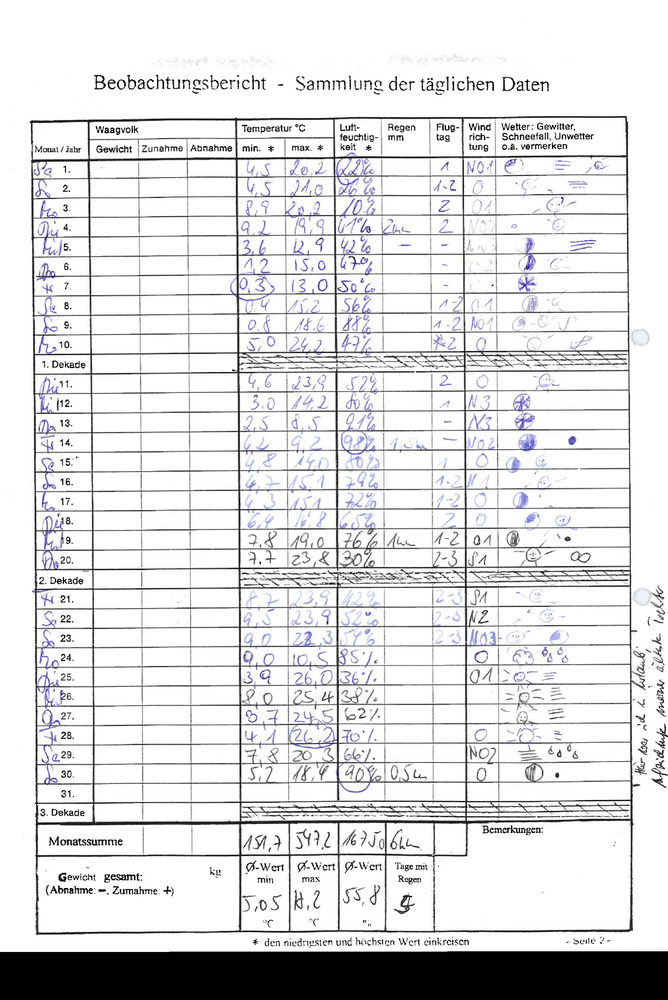
#> input picture data/results/transformedQuality/Sample_Niedersachsen-1-1_transformed.png, 668 x 1000 px, shrunk from 1975 x 2957 before the run; its folder holds only this picture in this run
$ python preprocessing.py
#> lines starting #> are read from the running program, lines starting #| are printed output that depends on the picture
import cv2
import glob


# import all image files with the .png extension
def load_images():
    images = glob.glob("examples/transformedQuality/*.png")
    image_data = []
    for img in images:
        this_image = cv2.imread(img, 1)
#> this_image is the input picture: shape (1000, 668, 3); mean B, G, R 223.6, 222.1, 222.3
        image_data.append(this_image)
    return image_data


# calculate average from the input set of images
# returns image
def calculate_average_img(image_data):
    avg_image = image_data[0]
    for i in range(len(image_data)):
        if i == 0:
            pass
        else:
            alpha = 1.0 / (i + 1)
            beta = 1.0 - alpha
            avg_image = cv2.addWeighted(image_data[i], alpha, avg_image, beta, 0.0)
    return avg_image


# calculate average from the input set of images in grayscale
# returns image
def calculate_average_img_grayscale(image_data):
    avg_image = cv2.cvtColor(image_data[0], cv2.COLOR_BGR2GRAY)
    for i in range(len(image_data)):
        if i == 0:
            pass
        else:
            alpha = 1.0 / (i + 1)
            beta = 1.0 - alpha
            avg_image = cv2.addWeighted(cv2.cvtColor(image_data[i], cv2.COLOR_BGR2GRAY), alpha, avg_image, beta, 0.0)
    return avg_image


def calculate_bitwise_or(image_data):
    bitwise_or = cv2.cvtColor(img_data[0], cv2.COLOR_BGR2GRAY)
    for i in range(len(image_data)):
        if i == 0:
            pass
        else:
            grey = cv2.cvtColor(image_data[i], cv2.COLOR_BGR2GRAY)
            blur = cv2.GaussianBlur(grey, (15, 15), 2)
            bitwise_or = cv2.bitwise_or(bitwise_or, blur)
    return bitwise_or


# subtract one image from another
def subtract_images(img1, img2):
    if img1.shape != img2.shape:
        return 0
    return img1 - img2


img_data = load_images()
#> img_data = 1 item
#cv2.imwrite('out/extracting_template_out/average_img.png', calculate_average_img(img_data))
#cv2.imwrite('out/extracting_template_out/average_gray_img.png', calculate_average_img_grayscale(img_data))


"""
gray1 = cv2.cvtColor(img_data[0], cv2.COLOR_BGR2GRAY)
gray2 = cv2.cvtColor(img_data[1], cv2.COLOR_BGR2GRAY)
"""

"""
#subtraction on images
subtr_img = subtract_images(gray1, gray2)
cv2.imshow('Original image 1',img_data[0])
cv2.imshow('Original image 2',img_data[1])
cv2.imshow('subtracted image', subtr_img)
"""

"""
#bitwise operation on gray images
bitwiseAnd = cv2.bitwise_and(gray1, gray2)
bitwiseOr = cv2.bitwise_or(gray1, gray2)
bitwiseXor = cv2.bitwise_xor(gray1, gray2)

cv2.imshow('bitwise And image', bitwiseAnd)
cv2.imshow('bitwise Or image', bitwiseOr)
cv2.imshow('bitwise Xor image', bitwiseXor)
"""
grayAverageImage = calculate_average_img_grayscale(img_data)
#> in calculate_average_img_grayscale, `avg_image = cv2.cvtColor(image_data[0], cv2.COLOR_BGR2GRAY)`:
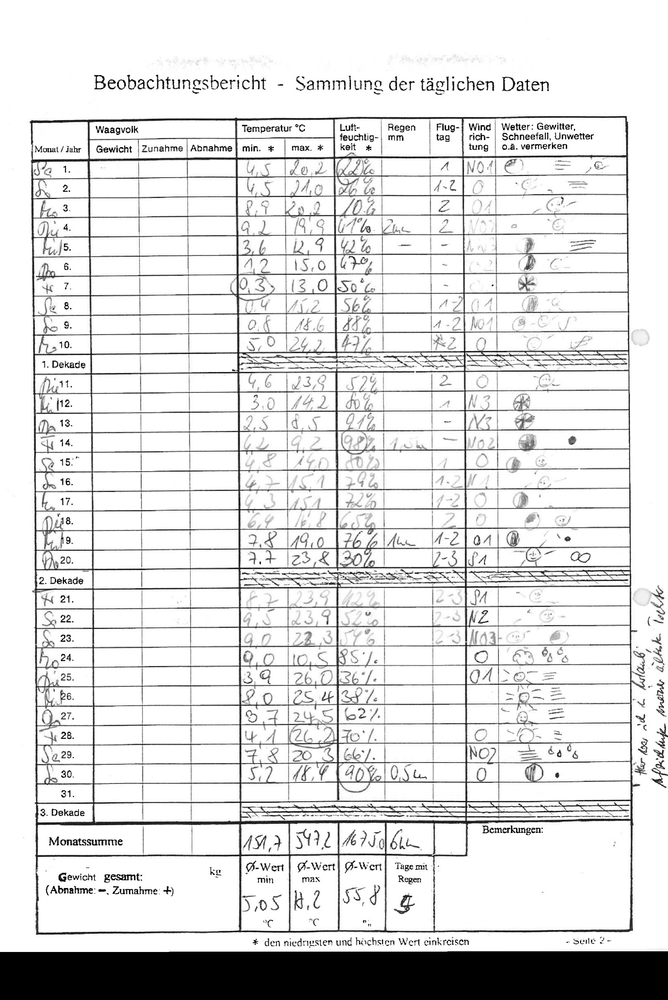
#> avg_image: shape (1000, 668); min 0, max 255, mean 222.3
#> the loop in calculate_average_img_grayscale, `for i in range(len(image_data)):` made 1 pass

grayAverageImage = (255-grayAverageImage)
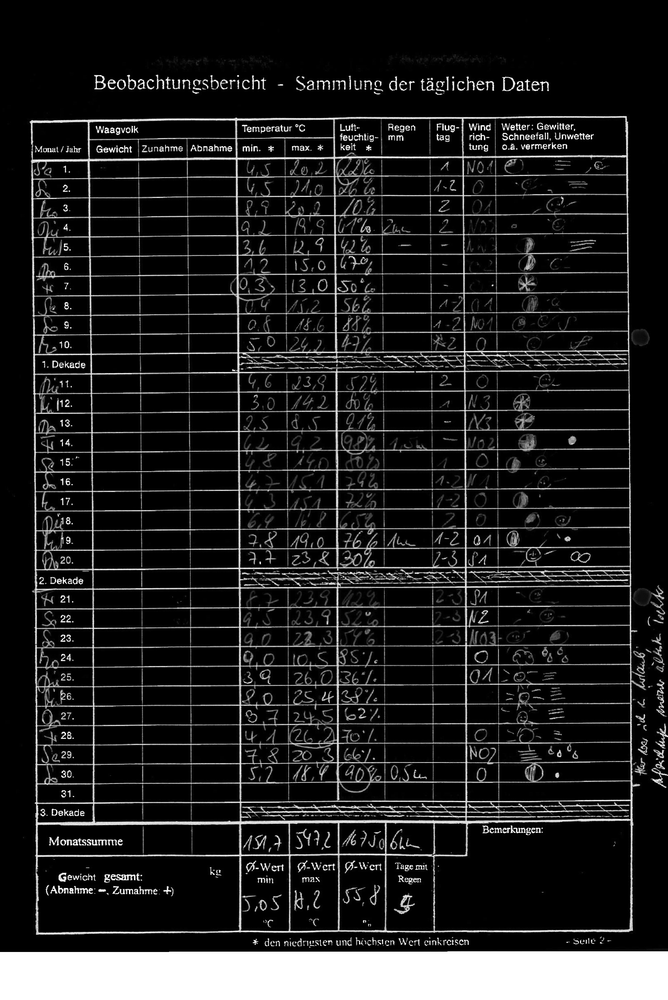
#> grayAverageImage: shape (1000, 668); min 0, max 255, mean 32.7
(thresh, blackAndWhiteImage) = cv2.threshold(grayAverageImage, 80, 255, cv2.THRESH_TOZERO)
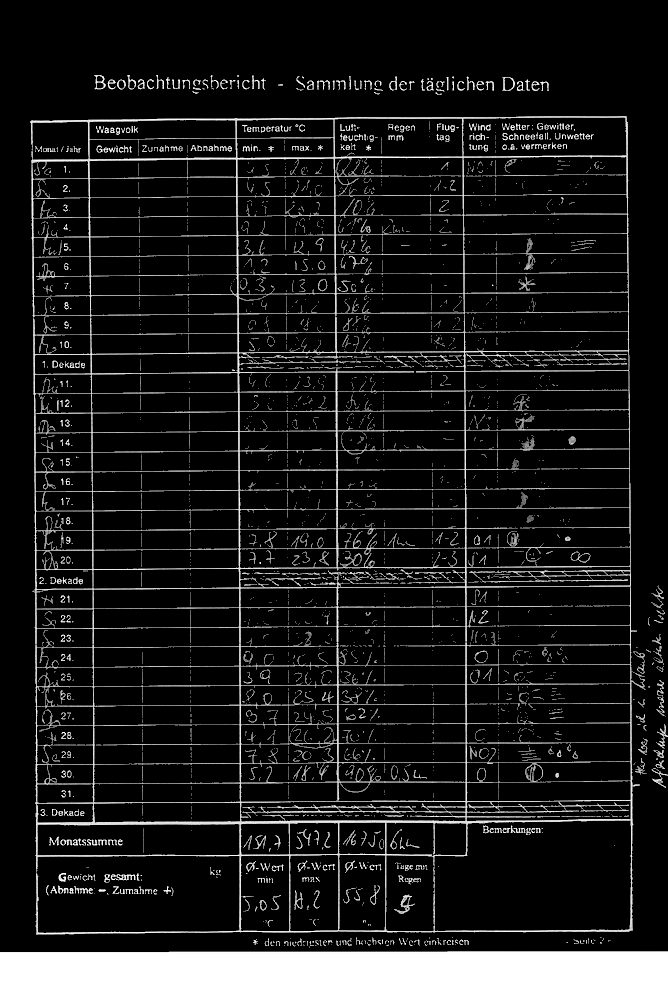
#> blackAndWhiteImage: shape (1000, 668); min 0, max 255, mean 28.2
blackAndWhiteImage = (255-blackAndWhiteImage)
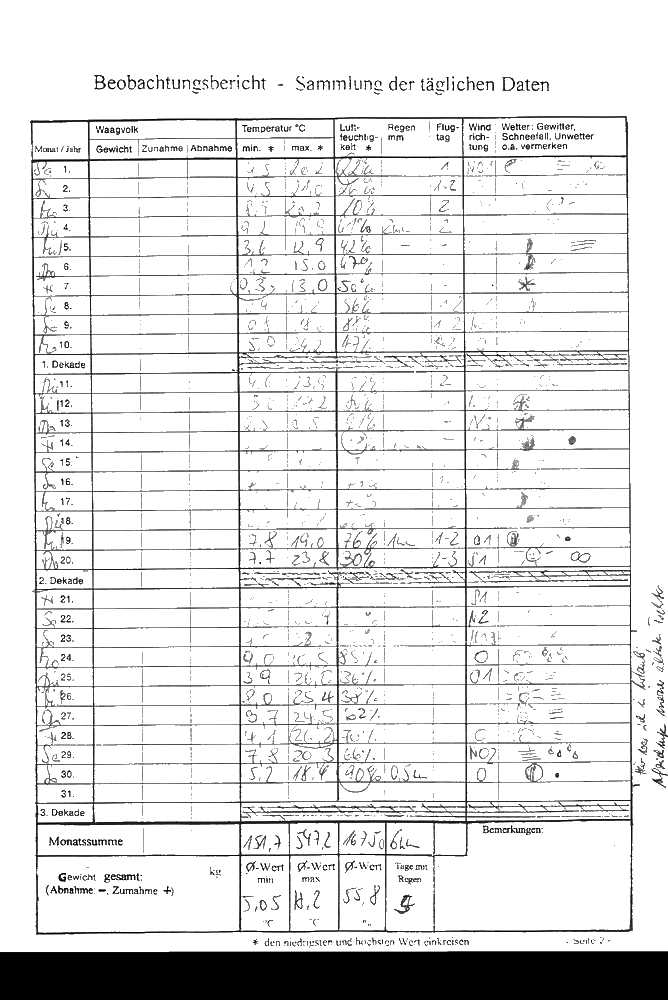
#> blackAndWhiteImage: shape (1000, 668); min 0, max 255, mean 226.8

#cv2.imshow('Black white image', blackAndWhiteImage)

cv2.imshow('Black white image', calculate_bitwise_or(img_data))
#> the loop in calculate_bitwise_or, `for i in range(len(image_data)):` made 1 pass

cv2.waitKey(0)
cv2.destroyAllWindows()


#cv2.imwrite("out/extracting_template_out/average_blured3.png", blackAndWhiteImage)

#cv2.imwrite('out/average.png', calculate_average_img(img_data))

$ run again, on data/results/transformedQuality/Sample_Niedersachsen-4-1_transformed.png
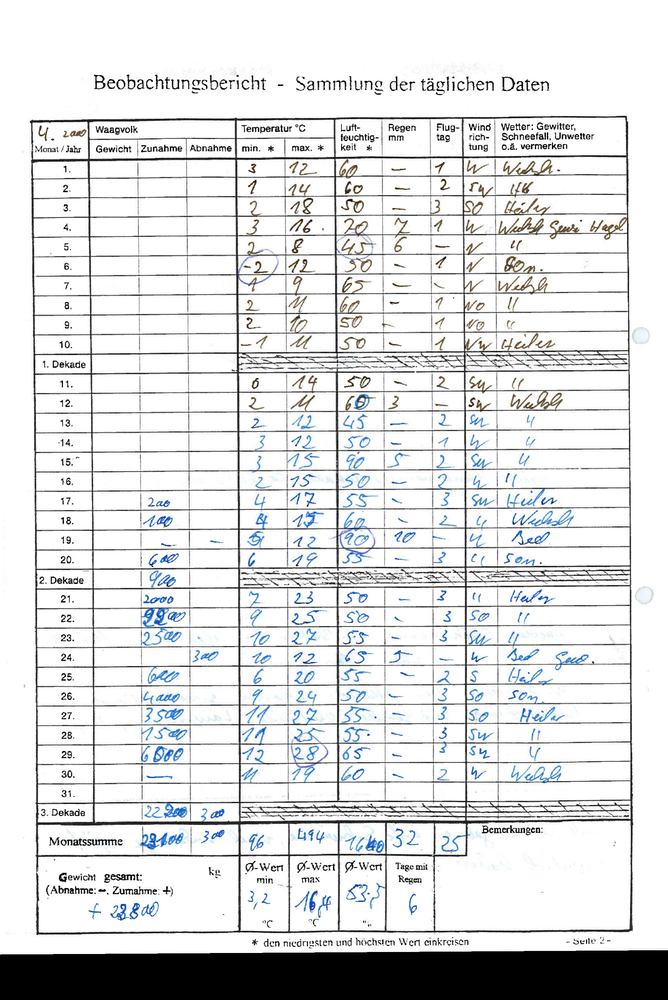
#> input picture data/results/transformedQuality/Sample_Niedersachsen-4-1_transformed.png, 668 x 1000 px, shrunk from 1975 x 2957 before the run
#> in load_images, this_image is the input picture: shape (1000, 668, 3); mean B, G, R 223.3, 222.1, 220.9
#> img_data = 1 item
#> the loop in calculate_average_img_grayscale, `for i in range(len(image_data)):` made 1 pass
#> `grayAverageImage = (255-grayAverageImage)`:
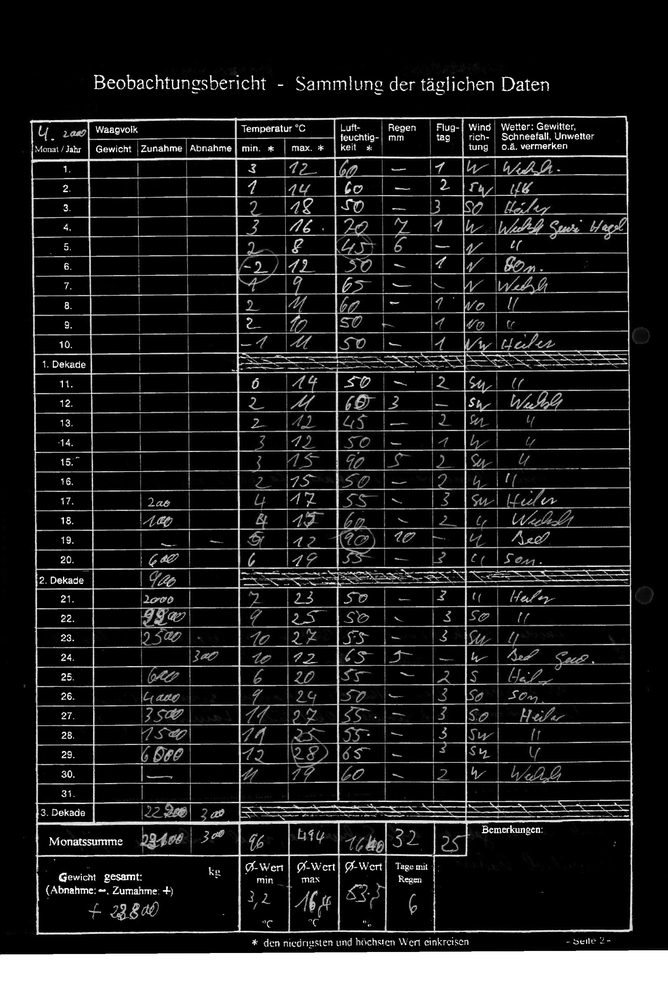
#> grayAverageImage: shape (1000, 668); min 0, max 255, mean 33.1
#> `blackAndWhiteImage = (255-blackAndWhiteImage)`:
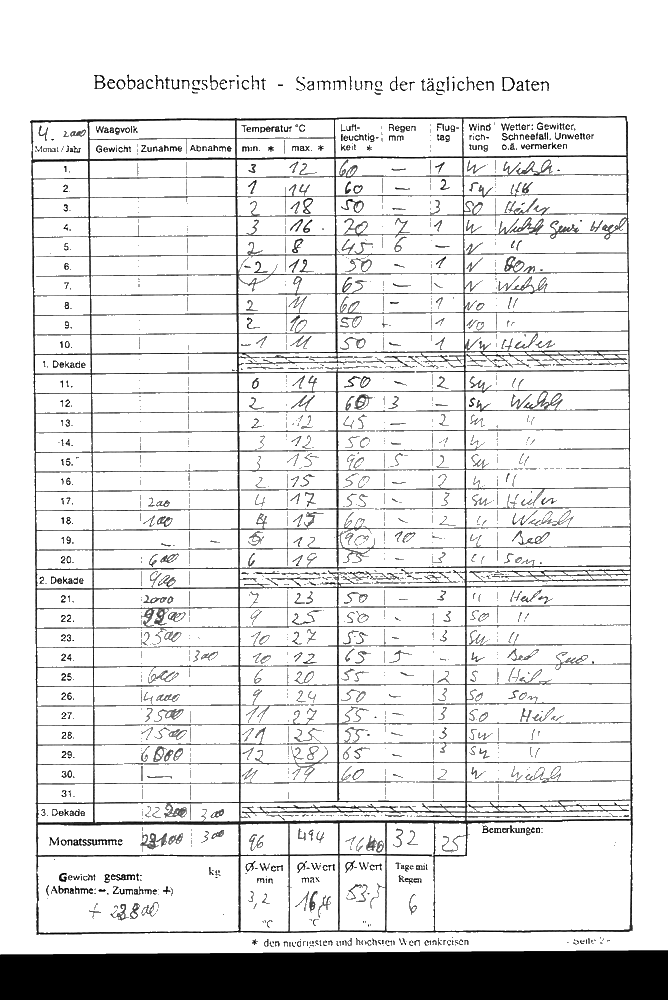
#> blackAndWhiteImage: shape (1000, 668); min 0, max 255, mean 225.9
#> the loop in calculate_bitwise_or, `for i in range(len(image_data)):` made 1 pass

$ run again, on data/results/transformedQuality/Sample_Niedersachsen-6_transformed.png
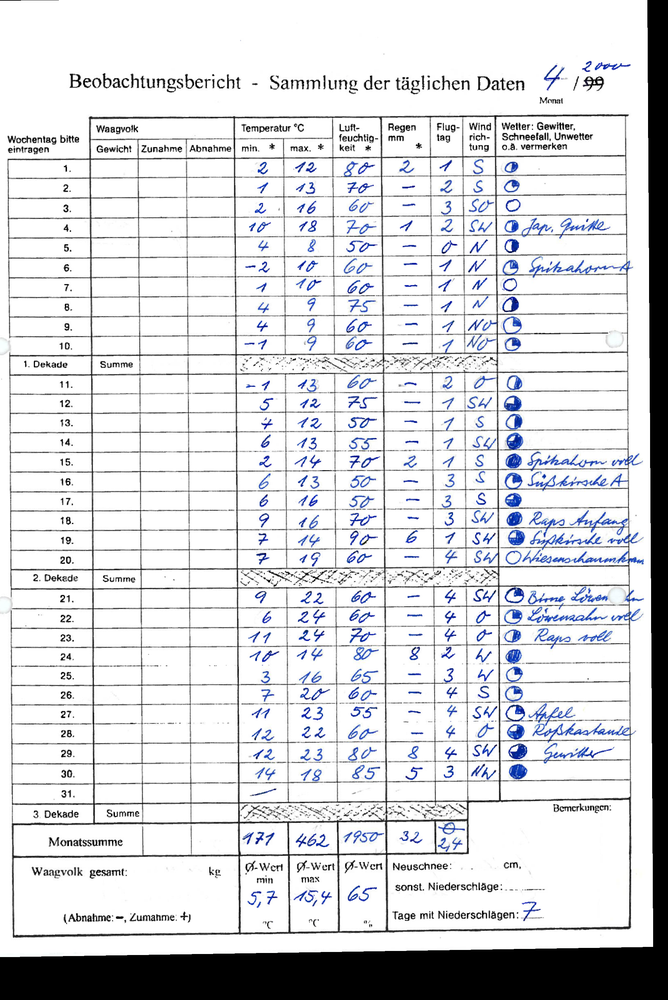
#> input picture data/results/transformedQuality/Sample_Niedersachsen-6_transformed.png, 668 x 1000 px, shrunk from 1975 x 2957 before the run
#> in load_images, this_image is the input picture: shape (1000, 668, 3); mean B, G, R 219.6, 216.7, 215.7
#> img_data = 1 item
#> the loop in calculate_average_img_grayscale, `for i in range(len(image_data)):` made 1 pass
#> `grayAverageImage = (255-grayAverageImage)`:
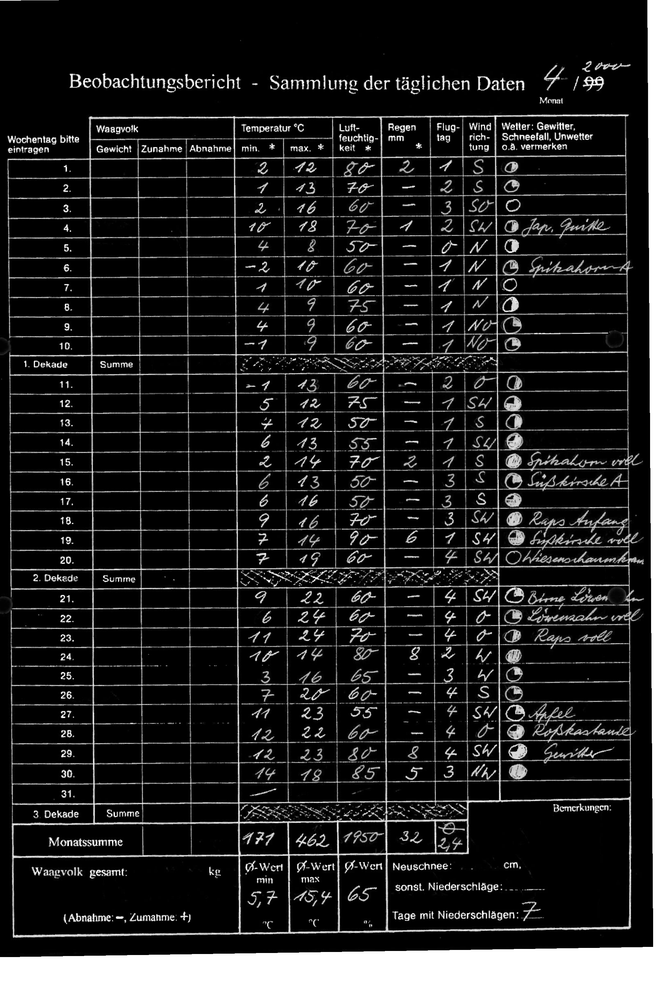
#> grayAverageImage: shape (1000, 668); min 0, max 255, mean 38.3
#> `blackAndWhiteImage = (255-blackAndWhiteImage)`:
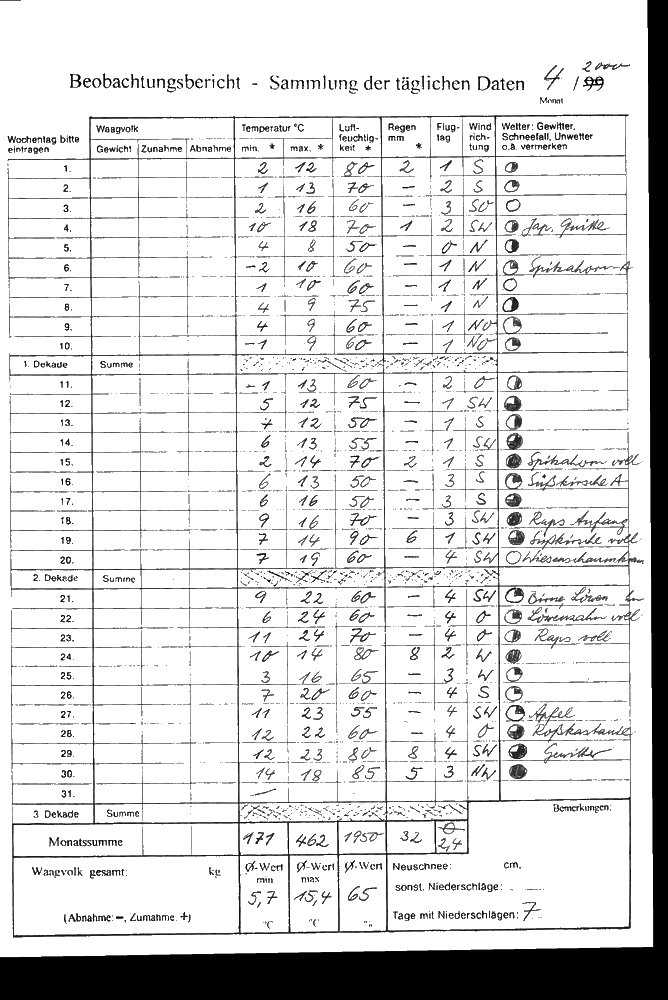
#> blackAndWhiteImage: shape (1000, 668); min 0, max 255, mean 220.6
#> the loop in calculate_bitwise_or, `for i in range(len(image_data)):` made 1 pass
